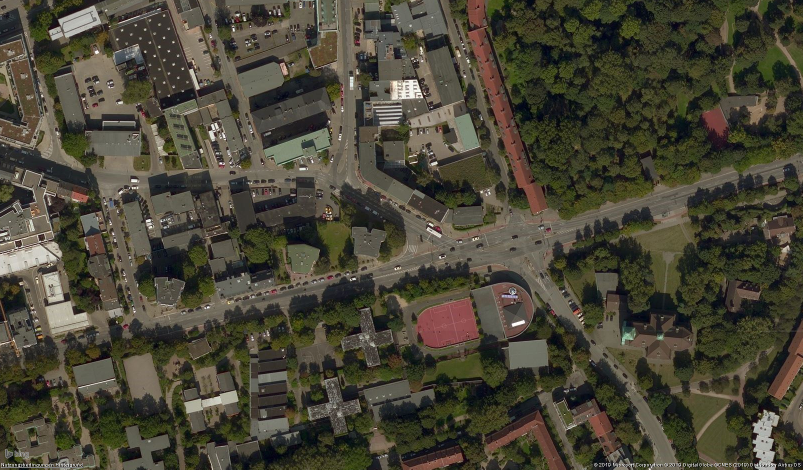
#> input picture data/train/imageRaw/image101.png, 1605 x 939 px, given in place of image0.png, which was not available (shown at 1/2 size)
$ python prepareData.py
#> lines starting #> are read from the running program, lines starting #| are printed output that depends on the picture; pictures that were not available may be replaced by others from this repository, and a replacement may not be noted
# greyscale img
from PIL import Image
import matplotlib.pyplot as plt
import matplotlib.cm as cm
import numpy as np
import PIL.ImageOps
import os

path = 'data/train/imageRaw'
num_files = len([f for f in os.listdir(path)if os.path.isfile(os.path.join(path, f))])

def cropImages():
	imageFolder = 'data/train/imageRaw'
	labelFolder = 'data/train/labelRaw'

	for counter in range(num_files):
		image = Image.open(imageFolder + '/image' + str(counter) + '.png')
#> image is the input picture: PIL image 1605x939 RGB; mean R, G, B 72.9, 69.3, 54.5
		croppedImage = image.crop((0, 0, 512, 512))
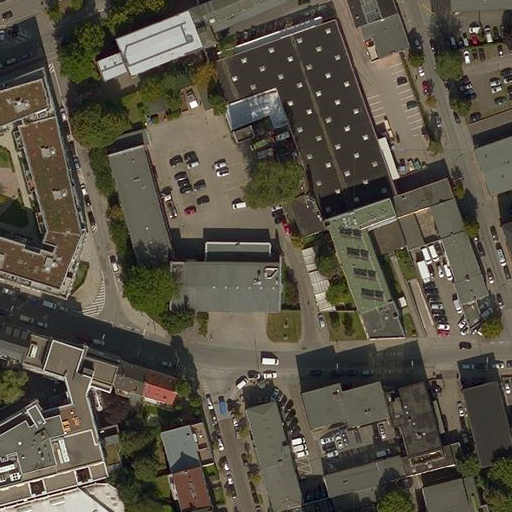
#> croppedImage: PIL image 512x512 RGB; mean R, G, B 87.2, 81.8, 69.1
		croppedImage.save('data/train/imageCropped/' + str(counter) + '.png')

		label = Image.open(labelFolder + '/layer' + str(counter) + '.png')
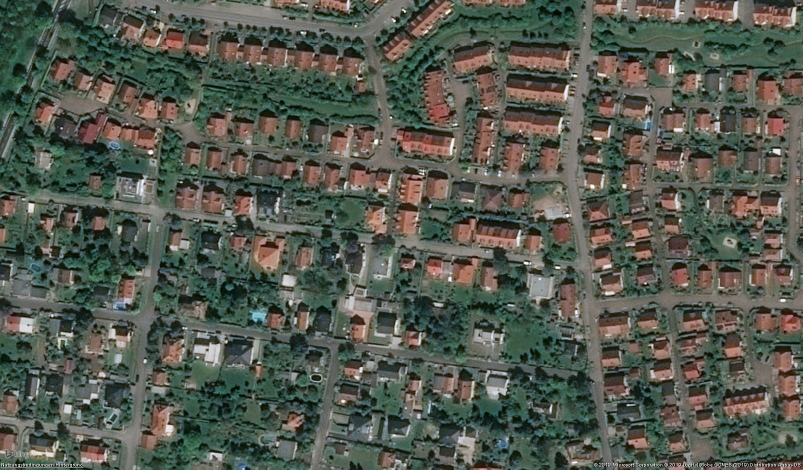
#> input picture data/train/imageRaw/image105.png, 1605 x 939 px, given in place of layer0.png, which was not available (shown at 1/2 size)
#> label is the input picture: PIL image 1605x939 RGB; mean R, G, B 84.8, 89.7, 79.5
		croppedLabel = label.crop((0, 0, 512, 512))
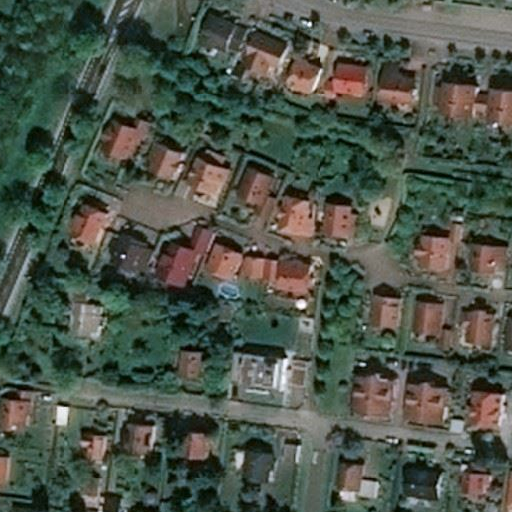
#> croppedLabel: PIL image 512x512 RGB; mean R, G, B 77, 85.5, 74.6
		croppedLabel.save('data/train/labelCropped/' + str(counter) + '.png')

def preprocessImage():
	folder = 'data/train/imageCropped'

	for image_name in os.listdir(folder):
		img = Image.open(folder + '/' + image_name).convert('L')
		img.save('data/train/image/' + image_name)


def preprocessLayer():
	folder = 'data/train/labelCropped'

	for image_path in os.listdir(folder):
		img = Image.open(folder + '/' + image_path)
		img = img.convert("RGBA")
		pixdata = img.load()

		for y in range(img.size[1]):
			for x in range(img.size[0]):
				if pixdata[x, y] == (0, 0, 0, 255):
					pixdata[x, y] = (0, 0, 0, 255)
				else:
					pixdata[x, y] = (255, 255, 255, 255)
		img.save('data/train/label/' + image_path,'PNG')

if __name__ == "__main__":

#> (the run stopped early here; a loop or call above may not have finished)
